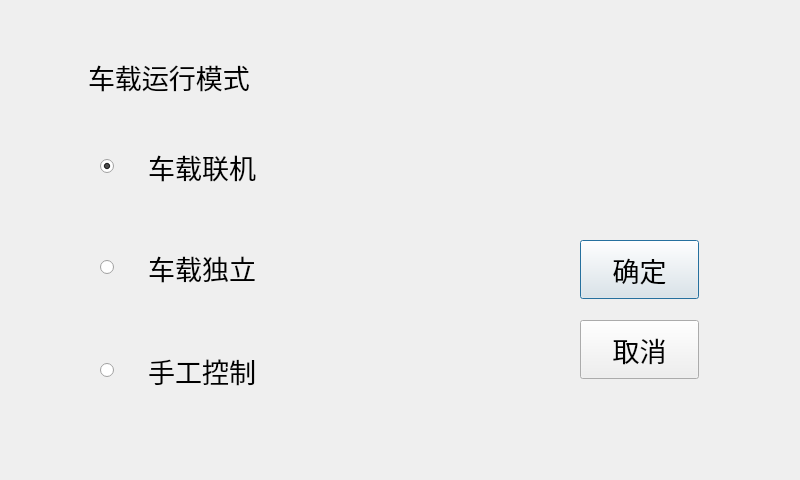
<?xml version="1.0" encoding="UTF-8"?>
<ui version="4.0">
 <class>DialogELSModeSelection</class>
 <widget class="QDialog" name="DialogELSModeSelection">
  <property name="geometry">
   <rect>
    <x>0</x>
    <y>0</y>
    <width>800</width>
    <height>480</height>
   </rect>
  </property>
  <property name="windowTitle">
   <string>Dialog</string>
  </property>
  <widget class="QRadioButton" name="radiobtn_automatic">
   <property name="geometry">
    <rect>
     <x>100</x>
     <y>138</y>
     <width>231</width>
     <height>57</height>
    </rect>
   </property>
   <property name="font">
    <font>
     <family>微软雅黑</family>
     <pointsize>20</pointsize>
    </font>
   </property>
   <property name="text">
    <string>    车载联机</string>
   </property>
   <property name="checked">
    <bool>true</bool>
   </property>
  </widget>
  <widget class="QRadioButton" name="radiobtn_standalone">
   <property name="geometry">
    <rect>
     <x>100</x>
     <y>248</y>
     <width>227</width>
     <height>39</height>
    </rect>
   </property>
   <property name="font">
    <font>
     <family>微软雅黑</family>
     <pointsize>20</pointsize>
    </font>
   </property>
   <property name="text">
    <string>    车载独立</string>
   </property>
  </widget>
  <widget class="QRadioButton" name="radiobtn_deadhead">
   <property name="geometry">
    <rect>
     <x>100</x>
     <y>340</y>
     <width>241</width>
     <height>61</height>
    </rect>
   </property>
   <property name="font">
    <font>
     <family>微软雅黑</family>
     <pointsize>20</pointsize>
    </font>
   </property>
   <property name="text">
    <string>    手工控制</string>
   </property>
  </widget>
  <widget class="QLabel" name="lblelsmodename">
   <property name="geometry">
    <rect>
     <x>88</x>
     <y>46</y>
     <width>193</width>
     <height>61</height>
    </rect>
   </property>
   <property name="font">
    <font>
     <family>微软雅黑</family>
     <pointsize>20</pointsize>
    </font>
   </property>
   <property name="text">
    <string>车载运行模式</string>
   </property>
  </widget>
  <widget class="QPushButton" name="btn_ok">
   <property name="geometry">
    <rect>
     <x>580</x>
     <y>240</y>
     <width>119</width>
     <height>59</height>
    </rect>
   </property>
   <property name="font">
    <font>
     <family>微软雅黑</family>
     <pointsize>20</pointsize>
    </font>
   </property>
   <property name="text">
    <string>确定</string>
   </property>
  </widget>
  <widget class="QPushButton" name="btn_cancel">
   <property name="geometry">
    <rect>
     <x>580</x>
     <y>320</y>
     <width>119</width>
     <height>59</height>
    </rect>
   </property>
   <property name="font">
    <font>
     <family>微软雅黑</family>
     <pointsize>20</pointsize>
    </font>
   </property>
   <property name="text">
    <string>取消</string>
   </property>
  </widget>
 </widget>
 <resources/>
 <connections/>
</ui>
